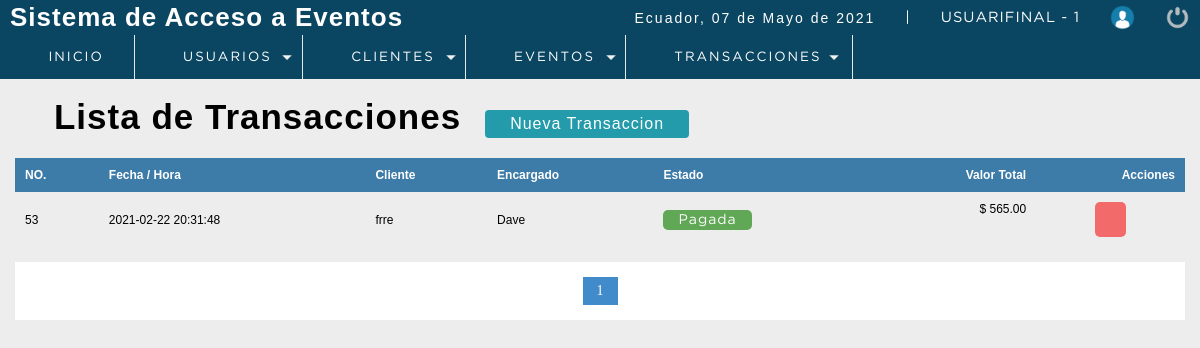
/P_seminarios/sistema/transacciones.php (signed in), run on an earlier commit of the app's database.
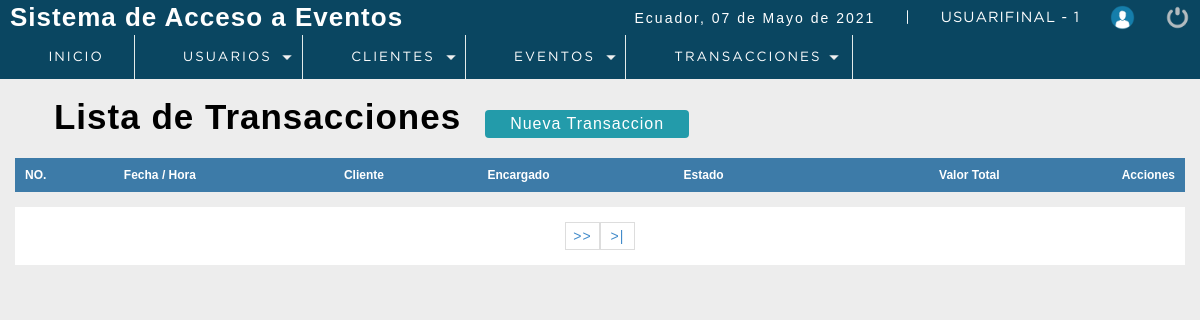
And on a later commit of the database.
### tables this page shows
CREATE TABLE `factura` (
  `nofactura` bigint(11) NOT NULL,
  `fecha` datetime NOT NULL DEFAULT current_timestamp(),
  `usuario` int(11) DEFAULT NULL,
  `codcliente` int(11) DEFAULT NULL,
  `totaltFactura` decimal(10,2) DEFAULT NULL,
  `status` int(11) NOT NULL DEFAULT 1,
  `boucher` varchar(40) DEFAULT '0000000'
);

CREATE TABLE `cliente` (
  `idcliente` int(11) NOT NULL,
  `cedula` int(11) DEFAULT NULL,
  `nombre` varchar(80) DEFAULT NULL,
  `apellidos` varchar(80) NOT NULL,
  `Correo` varchar(80) DEFAULT NULL,
  `telefono` int(11) DEFAULT NULL,
  `direccion` text DEFAULT NULL,
  `dateAdd` datetime NOT NULL DEFAULT current_timestamp(),
  `usuario_id` int(11) NOT NULL,
  `status` int(11) NOT NULL DEFAULT 1,
  `cod_tarjeta` varchar(20) NOT NULL
);

CREATE TABLE `usuario` (
  `idusuario` int(11) NOT NULL,
  `nombre` varchar(50) DEFAULT NULL,
  `correo` varchar(100) DEFAULT NULL,
  `usuario` varchar(15) DEFAULT NULL,
  `clave` varchar(100) DEFAULT NULL,
  `rol` int(11) DEFAULT NULL,
  `Status` int(11) NOT NULL DEFAULT 1,
  `cod_cliente` int(11) DEFAULT 0
);

### P_seminarios/sistema/transacciones.php (the view, shortened to what this page needs)
<?php
 include "../conection.php";
?>
<!DOCTYPE html>
<html lang="en">
<head>
	<?php include "includes/scripts.php"?>
</head>
<body>
 <?php include "includes/header.php"?>
	<section id="container">
        <h1><i class="fas fa-list-alt"></i> Lista de Transacciones</h1>
        <a href="Nueva_transaccion.php" class="btn_new">Nueva Transaccion</a>
        <table>
            <tr>
                <th>NO.</th>
                <th>Fecha / Hora</th>
                <th>Cliente</th>
                <th>Encargado</th>
                <th>Estado</th>
                <th class="textright">Valor Total</th>
                <th class="textright">Acciones</th>
            </tr>
            <?php
           $sql_registre = mysqli_query($conection,"SELECT COUNT(*) AS total_registro FROM factura WHERE status !=10");
           $result_registre = mysqli_fetch_array($sql_registre);
           $total_resgistros = $result_registre['total_registro'];
           $por_pagina = 4;
           if (empty($_GET['pagina'])) {
               $pagina =1;
           }
           else {
               $pagina = $_GET['pagina'];
           }
           $desde = ($pagina - 1) * $por_pagina;
           $total_paginas = ceil($total_resgistros / $por_pagina);
           $query = mysqli_query($conection,"SELECT f.nofactura,f.fecha,f.totaltFactura,f.codcliente,f.status,
                                                    u.nombre as encargado,
                                                    cl.nombre as cliente
                                            FROM factura f
                                            INNER JOIN usuario u
                                            ON f.usuario = u.idusuario
                                            INNER JOIN cliente cl
                                            ON f.codcliente = cl.idcliente
                                            WHERE f.status != 10
                                            ORDER BY f.fecha DESC LIMIT $desde,$por_pagina");
           $result = mysqli_num_rows($query);
           if ($result > 0) {
               while ($data = mysqli_fetch_array($query)) {
                    if ($data["status"] == 1) {
                        $estado = '<span class="pagada">Pagada</span>';
                    }else {
                        $estado = '<span class="anulada">Anulada</span>';
                    }
           ?>
            <tr id="row_<?php echo $data["nofactura"];?>">
                <td><?php echo $data["nofactura"];?></td>
                <td><?php echo $data["fecha"];?></td>
                <td><?php echo $data["cliente"];?></td>
                <td><?php echo $data["encargado"];?></td>
                <td class="estado"><?php echo $estado;?></td>
                <td class="textright totalfactura"><span></span><?php echo '$ '.$data["totaltFactura"]; ?></td>
                <td>
                    <div class="div_acciones">
                    <?php
                        if($data["status"]==1)
                        {
                    ?>
                    <div class="div_factura">
                            <button class="btn_anular anular_factura" fac="<?php echo $data["nofactura"]; ?>"><i class="fas fa-ban"></i></button>
                    </div>
                    <?php
                        }else{
                    ?>
                    <div class="div_factura">
                        <button type="button" class="btn_anular inactive"><i class="fas fa-ban"></i></button>
                    </div>
                    <?php } ?>
                    </div>
                </td>
            </tr>
                <?php
               }
           }
            ?>
        </table>
        <div class="paginador">
                    <ul>
                    <?php
                    for ($i=1; $i <= $total_paginas; $i++) {
                        if ($i == $pagina) {
                            echo '<li class="pageSelected">'.$i.'</li>';
                        }
                        else {
                            echo '<li><a href="?pagina='.$i.'">'.$i.'</a></li>';
                        }
                    }
                    if ($pagina!=$total_paginas) {
                    ?>
                    <li><a href="?pagina=<?php echo $pagina+1;?>">>></a></li>
                    <li><a href="?pagina=<?php echo $total_paginas;?>">>|</a></li>
                        <?php
                            }
                        ?>
                    </ul>
                </div>
	</section>
</body>
</html>

What changed in the data, as far as the page shows it:
removed factura: nofactura "53", fecha "2021-02-22 20:31:48", codcliente.nombre "frre", usuario.nombre "Dave", status "Pagada", totaltFactura "565.00"
Also different on the page:
list line gone: "1"
